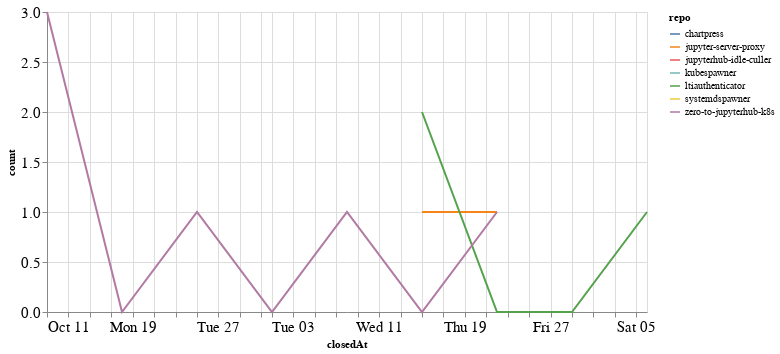

The code cell stored with this chart in its notebook:
### Code cell
closed_by_time = closed_by.groupby('repo').resample('W', on='closedAt').count()['author'].reset_index()
closed_by_time = closed_by_time.rename(columns={'author': 'count'})

alt.Chart(closed_by_time, width=600).mark_line().encode(
    x='closedAt',
    y='count',
    color='repo',
    tooltip="repo"
)

### Figure 1 — Vega-Lite specification as saved in the notebook (floating-point values rounded to 4 significant figures)
{"config": {"axisLeft": {"labelFontSize": 15}, "axisBottom": {"labelFontSize": 15}}, "data": {"name": "data-880b7d7047f6e7a937d1b35779099a61"}, "mark": "line", "encoding": {"color": {"type": "nominal", "field": "repo"}, "tooltip": {"type": "nominal", "field": "repo"}, "x": {"type": "temporal", "field": "closedAt"}, "y": {"type": "quantitative", "field": "count"}}, "width": 600, "$schema": "https://vega.github.io/schema/vega-lite/v4.8.1.json", "datasets": {"data-880b7d7047f6e7a937d1b35779099a61": [{"repo": "chartpress", "closedAt": "2020-11-01T00:00:00", "count": 1}, {"repo": "jupyter-server-proxy", "closedAt": "2020-11-15T00:00:00", "count": 1}, {"repo": "jupyter-server-proxy", "closedAt": "2020-11-22T00:00:00", "count": 1}, {"repo": "jupyterhub-idle-culler", "closedAt": "2020-11-15T00:00:00", "count": 1}, {"repo": "kubespawner", "closedAt": "2020-11-01T00:00:00", "count": 2}, {"repo": "ltiauthenticator", "closedAt": "2020-11-15T00:00:00", "count": 2}, {"repo": "ltiauthenticator", "closedAt": "2020-11-22T00:00:00", "count": 0}, {"repo": "ltiauthenticator", "closedAt": "2020-11-29T00:00:00", "count": 0}, {"repo": "ltiauthenticator", "closedAt": "2020-12-06T00:00:00", "count": 1}, {"repo": "systemdspawner", "closedAt": "2020-12-06T00:00:00", "count": 1}, {"repo": "zero-to-jupyterhub-k8s", "closedAt": "2020-10-11T00:00:00", "count": 3}, {"repo": "zero-to-jupyterhub-k8s", "closedAt": "2020-10-18T00:00:00", "count": 0}, {"repo": "zero-to-jupyterhub-k8s", "closedAt": "2020-10-25T00:00:00", "count": 1}, {"repo": "zero-to-jupyterhub-k8s", "closedAt": "2020-11-01T00:00:00", "count": 0}, {"repo": "zero-to-jupyterhub-k8s", "closedAt": "2020-11-08T00:00:00", "count": 1}, {"repo": "zero-to-jupyterhub-k8s", "closedAt": "2020-11-15T00:00:00", "count": 0}, {"repo": "zero-to-jupyterhub-k8s", "closedAt": "2020-11-22T00:00:00", "count": 1}]}}
